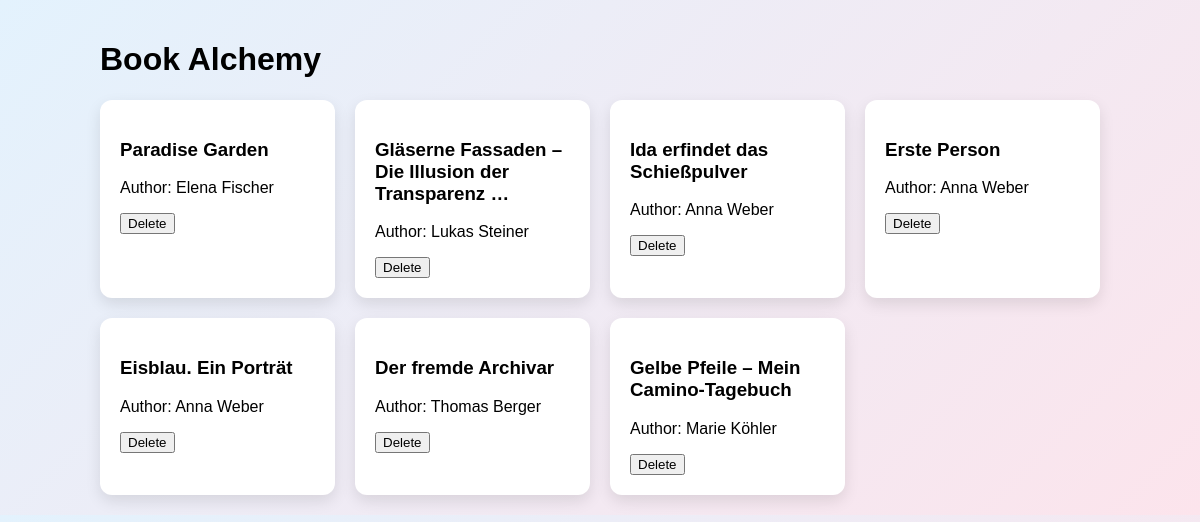
Before: / with the older database file.
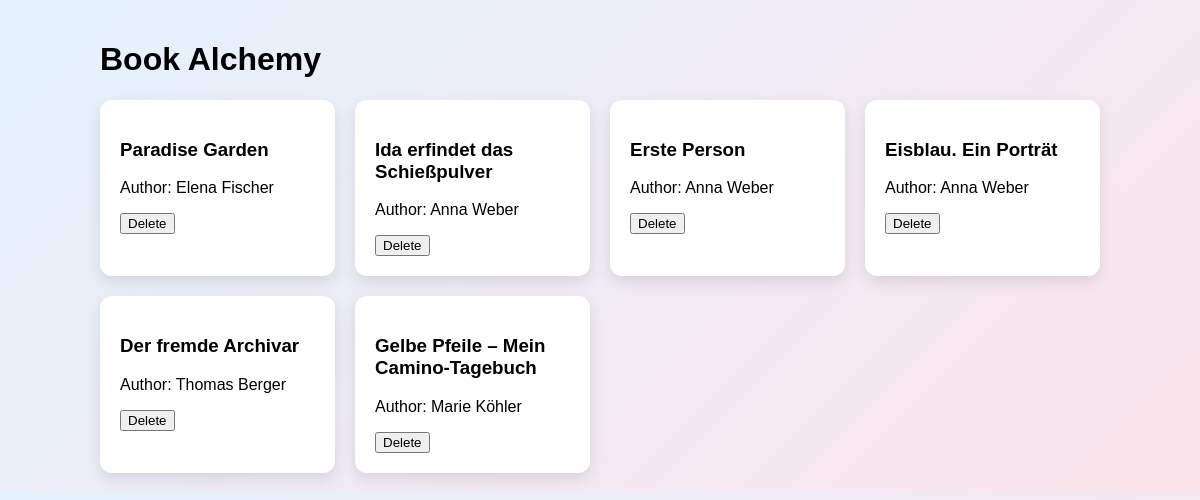
After: the same page with the newer database file.
### data_models.py (models this page shows, shortened)
class Book(db.Model):
    __tablename__ = 'books'
    id = db.Column(db.Integer, primary_key=True, autoincrement=True)
    isbn = db.Column(db.String(17), unique=True, nullable=False)
    title = db.Column(db.String(255), nullable=False)
    author_id = db.Column(db.Integer, db.ForeignKey('authors.id'), nullable= False)
    publication_year = db.Column(db.Integer, nullable=False)
    author = db.relationship('Author', backref='books')

class Author(db.Model):
    __tablename__ = 'authors'
    id = db.Column(db.Integer, primary_key=True, autoincrement=True)
    name = db.Column(db.String, nullable=False)
    birth_date = db.Column(db.Date)
    date_of_death = db.Column(db.Date, nullable=True)

### app.py (the view)
@app.route('/')
def home():
    books = Book.query.all()
    authors = Author.query.all()
    return render_template('home.html', books=books, authors=authors), 200

### templates/home.html (shortened to what this page needs)
<!DOCTYPE html>
<html lang="en">
  <head>
    <link rel="stylesheet" href="{{ url_for('static', filename='style.css') }}">
  </head>
  <body class="home-page">
    <div class="page-container">
    <h1> Book Alchemy </h1>
    <div class="book-grid">
    {% for book in books %}
        <div class="book-card">
            <h3>{{ book.title }}</h3>
            <p>Author: {{ book.author.name }}</p>
            <form action="{{ url_for('delete_book', book_id=book.id) }}" method="post">
            <button type="submit">Delete</button>
            </form>
        </div>
    {% endfor %}
    </div>
    </div>
  </body>
</html>

### static/style.css (style rules this page uses)
body { display: flex; justify-content: center; align-items: center; }
.home-page { font-family: Arial, sans-serif; background: linear-gradient(135deg, #e3f2fd, #fce4ec); margin: 0; padding: 20px; }
.book-grid { display: grid; grid-template-columns: repeat(auto-fit, minmax(220px, 1fr)); gap: 20px; max-width: 1000px; margin: 0 auto; }
.book-card { background: white; padding: 20px; border-radius: 12px; box-shadow: 0 6px 15px rgba(0,0,0,0.1); transition: 0.3s; }
.page-container { max-width: 1000px; margin: 0 auto; }

Changed rows visible on the page:
removed Book: title "Gläserne Fassaden – Die Illusion der Transparenz …", author.name "Lukas Steiner"
